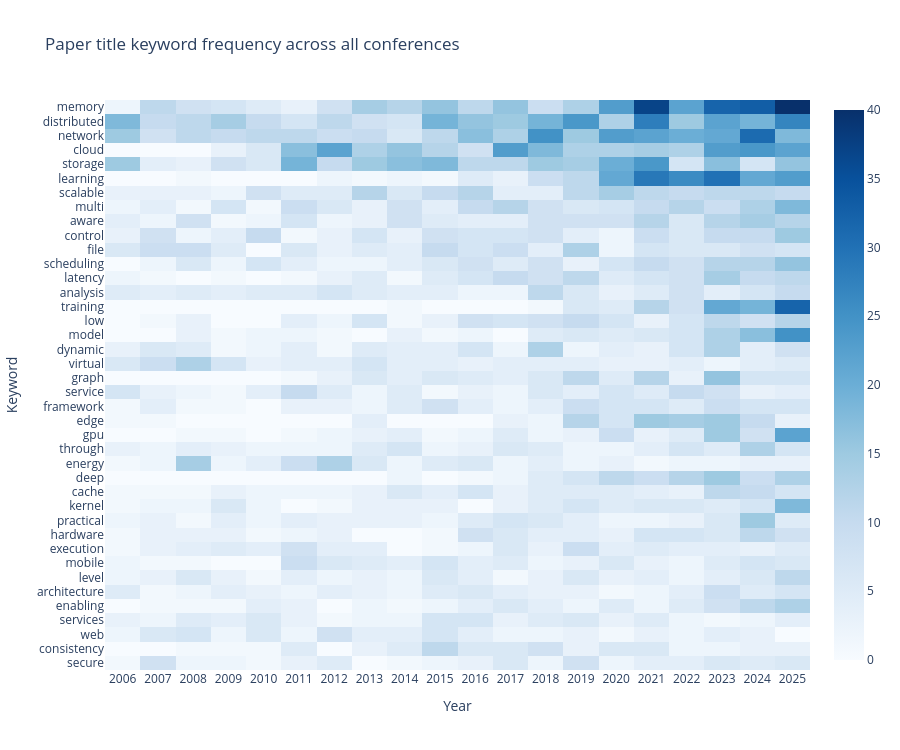

The notebook cell this image was saved under:
### Markdown cell above
## 2 · Paper title keyword heatmap

### Code cell
matrix = keyword_heatmap_matrix(editions, top_n=40)

fig = go.Figure(go.Heatmap(
    z=matrix.values,
    x=[str(y) for y in matrix.columns],
    y=matrix.index.tolist(),
    colorscale="Blues",
    hovertemplate="Keyword: %{y}<br>Year: %{x}<br>Count: %{z}<extra></extra>",
))
fig.update_layout(
    title="Paper title keyword frequency across all conferences",
    xaxis_title="Year",
    yaxis_title="Keyword",
    height=750,
    yaxis=dict(autorange="reversed"),
)
fig.show()

### Figure 1 — Plotly figure (JSON) as saved in the notebook; plotly's stock layout.template omitted (floating-point values rounded to 4 significant figures; data arrays with more than 128 entries replaced by an {"elided": "..."} marker saying what was removed)
{"data": [{"colorscale": [[0, "rgb(247,251,255)"], [0.125, "rgb(222,235,247)"], [0.25, "rgb(198,219,239)"], [0.375, "rgb(158,202,225)"], [0.5, "rgb(107,174,214)"], [0.625, "rgb(66,146,198)"], [0.75, "rgb(33,113,181)"], [0.875, "rgb(8,81,156)"], [1, "rgb(8,48,107)"]], "hovertemplate": "Keyword: %{y}<br>Year: %{x}<br>Count: %{z}<extra></extra>", "type": "heatmap", "x": ["2006", "2007", "2008", "2009", "2010", "2011", "2012", "2013", "2014", "2015", "2016", "2017", "2018", "2019", "2020", "2021", "2022", "2023", "2024", "2025"], "y": ["memory", "distributed", "network", "cloud", "storage", "learning", "scalable", "multi", "aware", "control", "file", "scheduling", "latency", "analysis", "training", "low", "model", "dynamic", "virtual", "graph", "service", "framework", "edge", "gpu", "through", "energy", "deep", "cache", "kernel", "practical", "hardware", "execution", "mobile", "level", "architecture", "enabling", "services", "web", "consistency", "secure"], "z": {"elided": "40x20 int values"}}], "layout": {"height": 750, "title": {"text": "Paper title keyword frequency across all conferences"}, "xaxis": {"title": {"text": "Year"}}, "yaxis": {"autorange": "reversed", "title": {"text": "Keyword"}}}}
